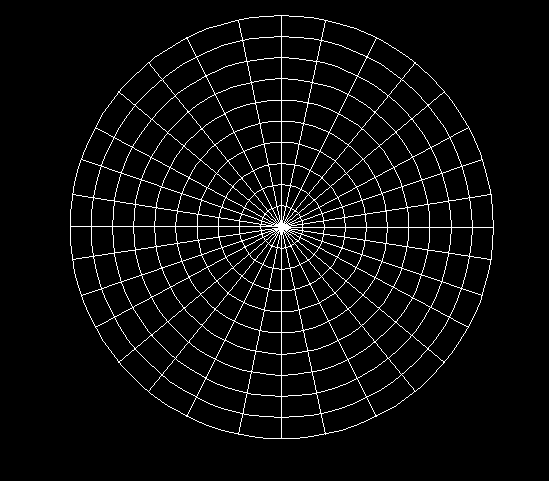
#> input picture test-images/test1.png, 549 x 481 px
$ jupyter execute img-compression.ipynb
#> lines starting #> are read from the running program, lines starting #| are printed output that depends on the picture; after the words box and inside, x2 and y2 are one past the last pixel; in counts of white or black regions, pixels touching at a corner belong together
[cell 1]
# Enhanced Image Compression Pipeline for Jupyter Notebook
import numpy as np
import cv2
import pywt
from sklearn.cluster import KMeans
import matplotlib.pyplot as plt
import os
import pickle
from skimage.metrics import structural_similarity as ssim

# ---- Arithmetic Coding Implementation ---- #
class ArithmeticEncoder:
    def __init__(self, precision=32):
        self.precision = precision
        self.full_range = 1 << precision
        self.half_range = self.full_range >> 1
        self.quarter_range = self.half_range >> 1
        self.minimum_range = self.quarter_range + 2
        self.maximum_total = self.minimum_range
        self.low = 0
        self.high = self.full_range - 1
        self.pending_bits = 0
        self.output_bits = []

    def update(self, symbol_low, symbol_high, total):
        range_ = self.high - self.low + 1
        self.high = self.low + (range_ * symbol_high // total) - 1
        self.low = self.low + (range_ * symbol_low // total)
        while True:
            if self.high < self.half_range:
                self._write_bit(0)
            elif self.low >= self.half_range:
                self._write_bit(1)
                self.low -= self.half_range
                self.high -= self.half_range
            elif self.low >= self.quarter_range and self.high < 3 * self.quarter_range:
                self.pending_bits += 1
                self.low -= self.quarter_range
                self.high -= self.quarter_range
            else:
                break
            self.low <<= 1
            self.high = (self.high << 1) + 1

    def _write_bit(self, bit):
        self.output_bits.append(bit)
        for _ in range(self.pending_bits):
            self.output_bits.append(1 - bit)
        self.pending_bits = 0

    def finish(self):
        self.pending_bits += 1
        if self.low < self.quarter_range:
            self._write_bit(0)
        else:
            self._write_bit(1)

    def get_encoded_bytes(self):
        bits = self.output_bits
        while len(bits) % 8 != 0:
            bits.append(0)
        byte_arr = bytearray()
        for i in range(0, len(bits), 8):
            byte = 0
            for b in bits[i:i+8]:
                byte = (byte << 1) | b
            byte_arr.append(byte)
        return bytes(byte_arr)

class ArithmeticDecoder:
    def __init__(self, encoded_data, precision=32):
        self.precision = precision
        self.full_range = 1 << precision
        self.half_range = self.full_range >> 1
        self.quarter_range = self.half_range >> 1
        self.encoded_data = encoded_data
        self.bit_index = 0
        self.low = 0
        self.high = self.full_range - 1
        self.value = 0

        for _ in range(precision):
            self.value = (self.value << 1) | self._read_bit()

    def _read_bit(self):
        if self.bit_index >= len(self.encoded_data) * 8:
            return 0
        byte_idx = self.bit_index // 8
        bit_idx = 7 - (self.bit_index % 8)
        bit = (self.encoded_data[byte_idx] >> bit_idx) & 1
        self.bit_index += 1
        return bit

    def decode(self, cum_freq, total, data_length):
        decoded = []
        for _ in range(data_length):
            range_ = self.high - self.low + 1
            scaled_value = ((self.value - self.low + 1) * total - 1) // range_

            symbol = 0
            for s in range(256):
                if cum_freq.get(s+1, total) > scaled_value:
                    symbol = s
                    break
            if symbol == 256:
                break
            decoded.append(symbol)
            symbol_low = cum_freq[symbol]
            symbol_high = cum_freq.get(symbol+1, total)
            self.high = self.low + (range_ * symbol_high // total) - 1
            self.low = self.low + (range_ * symbol_low // total)

            while True:
                if self.high < self.half_range:
                    pass
                elif self.low >= self.half_range:
                    self.low -= self.half_range
                    self.high -= self.half_range
                    self.value -= self.half_range
                elif self.low >= self.quarter_range and self.high < 3 * self.quarter_range:
                    self.low -= self.quarter_range
                    self.high -= self.quarter_range
                    self.value -= self.quarter_range
                else:
                    break
                self.low <<= 1
                self.high = (self.high << 1) + 1
                self.value = (self.value << 1) | self._read_bit()
        return bytes(decoded)

def build_frequency_table(data):
    freq = {}
    for byte in data:
        freq[byte] = freq.get(byte, 0) + 1
    return freq

def create_cumulative_freq(freq):
    cum_freq = {}
    total = 0
    for symbol in range(256):
        count = freq.get(symbol, 0)
        cum_freq[symbol] = total
        total += count
    cum_freq[256] = total
    return cum_freq, total

def arithmetic_encode(data):
    freq = build_frequency_table(data)
    freq[256] = 1
    cum_freq, total = create_cumulative_freq(freq)
    encoder = ArithmeticEncoder()
    for symbol in data:
        low = cum_freq[symbol]
        high = cum_freq[symbol] + freq[symbol]
        encoder.update(low, high, total)
    encoder.update(cum_freq[256], cum_freq[256] + freq[256], total)
    encoder.finish()
    return encoder.get_encoded_bytes(), freq, cum_freq, total

def arithmetic_decode(encoded_data, freq, cum_freq, total, data_length):
    decoder = ArithmeticDecoder(encoded_data)
    return decoder.decode(cum_freq, total, data_length)

# ---------------- Compression Pipeline Functions ---------------- #

def apply_dwt(image):
    coeffs2 = pywt.dwt2(image, 'haar')
    cA, (cH, cV, cD) = coeffs2
    cA = np.uint8(np.clip(cA, 0, 255))
    return cA

def apply_kmeans(image, k=16):
    Z = image.reshape((-1, 1)).astype(np.float32)
    kmeans = KMeans(n_clusters=k, n_init=10, random_state=0)
    kmeans.fit(Z)
    clustered = kmeans.cluster_centers_[kmeans.labels_]
    clustered_image = clustered.reshape(image.shape).astype(np.uint8)
    return clustered_image

def show_image(image, title, cmap='gray'):
    plt.figure(figsize=(6, 5))
    plt.imshow(image, cmap=cmap)
    plt.title(title)
    plt.axis('off')
    plt.show()

def show_comparison(images, titles):
    fig, axes = plt.subplots(1, len(images), figsize=(15, 5))
    if len(images) == 1:
        axes = [axes]
    for i, (img, title) in enumerate(zip(images, titles)):
        axes[i].imshow(img, cmap='gray')
        axes[i].set_title(title)
        axes[i].axis('off')
    plt.tight_layout()
    plt.show()

def compress_and_decompress_image(image_path):
    img = cv2.imread(image_path, cv2.IMREAD_GRAYSCALE)
    if img is None:
        print("Error: Could not load image.")
        return None
    original_size = img.nbytes
    original_shape = img.shape
    print(f"Original image size: {original_size:,} bytes")
    print(f"Original image shape: {original_shape}")

    print("\nApplying Discrete Wavelet Transform...")
    dwt_img = apply_dwt(img)
    dwt_shape = dwt_img.shape
    dwt_bytes = dwt_img.tobytes()

    print("\nApplying K-Means clustering...")
    clustered_img = apply_kmeans(dwt_img, k=16)
    kmeans_bytes = clustered_img.tobytes()

    print("\nApplying Arithmetic Coding...")
    encoded_bytes, freq, cum_freq, total = arithmetic_encode(kmeans_bytes)

    base_name = os.path.splitext(image_path)[0]
    compressed_path = base_name + "_compressed.pkl"
    compression_data = {
        'encoded_bytes': encoded_bytes,
        'freq': freq,
        'cum_freq': cum_freq,
        'total': total,
        'data_length': len(kmeans_bytes),
        'dwt_shape': dwt_shape,
        'original_shape': original_shape
    }
    with open(compressed_path, "wb") as f:
        pickle.dump(compression_data, f)
    print(f"Compressed file saved to: {compressed_path}")

    print("\nDecompressing image...")
    decoded_bytes = arithmetic_decode(encoded_bytes, freq, cum_freq, total, len(kmeans_bytes))
    decompressed_clustered = np.frombuffer(decoded_bytes, dtype=np.uint8).reshape(dwt_shape)

    decompressed_path = base_name + "_decompressed.png"
    cv2.imwrite(decompressed_path, decompressed_clustered)
    print(f"Decompressed image saved to: {decompressed_path}")

    psnr_value = cv2.PSNR(clustered_img, decompressed_clustered)
    ssim_value = ssim(clustered_img, decompressed_clustered)
    print("\nQuality Metrics:")
    print(f"PSNR: {psnr_value:.2f} dB")
    print(f"SSIM: {ssim_value:.4f}")

    print("\nDisplaying compression stages...")
    show_comparison(
        [img, dwt_img, clustered_img, decompressed_clustered],
        ["Original", "After DWT", "After K-Means", "Decompressed"]
    )

    final_compression = original_size / len(encoded_bytes)
    print("\n" + "=" * 60)
    print("COMPRESSION SUMMARY:")
    print(f"Original size:     {original_size:,} bytes")
    print(f"Final size:        {len(encoded_bytes):,} bytes")
    print(f"Space saved:       {original_size - len(encoded_bytes):,} bytes")
    print(f"Compression ratio: {final_compression:.2f}:1")
    print(f"Size reduction:    {((original_size - len(encoded_bytes)) / original_size * 100):.1f}%")
    print(f"Decompressed image saved as: {decompressed_path}")

    return {
        'original_size': original_size,
        'final_size': len(encoded_bytes),
        'compression_ratio': final_compression,
        'psnr': psnr_value,
        'ssim': ssim_value,
        'original_image': img,
        'dwt_image': dwt_img,
        'clustered_image': clustered_img,
        'decompressed_image': decompressed_clustered,
        'compressed_file': compressed_path,
        'decompressed_file': decompressed_path
    }

def load_and_decompress(compressed_file_path):
    try:
        with open(compressed_file_path, "rb") as f:
            data = pickle.load(f)
        decoded_bytes = arithmetic_decode(
            data['encoded_bytes'],
            data['freq'],
            data['cum_freq'],
            data['total'],
            data['data_length']
        )
        decompressed_image = np.frombuffer(decoded_bytes, dtype=np.uint8).reshape(data['dwt_shape'])
        base_name = os.path.splitext(compressed_file_path)[0]
        output_path = base_name + "_restored.png"
        cv2.imwrite(output_path, decompressed_image)
        print(f"Image decompressed and saved to: {output_path}")
        show_image(decompressed_image, "Decompressed Image")
        return decompressed_image, output_path
    except Exception as e:
        print(f"Error loading compressed file: {e}")
        return None, None

# ---------------- Usage Examples ---------------- #
print("Enhanced Image Compression Pipeline Ready!")
print("=" * 50)
print("Usage:")
print("1. compress_and_decompress_image('your_image.jpg')")
print("2. load_and_decompress('your_image_compressed.pkl')")
print("=" * 50)

[cell 2]
compress_and_decompress_image('test-images/test1.png')
#> in compress_and_decompress_image, `img = cv2.imread(image_path, cv2.IMREAD_GRAYSCALE)`: img: shape (481, 549); 4.7% white in thin lines or dots, all inside (x1, y1, x2, y2) = (70, 15, 494, 439)
#> in compress_and_decompress_image, `original_size = img.nbytes`: original_size = 264069
#| Original image size: 264,069 bytes
#| Original image shape: (481, 549)
#> in apply_dwt, `cA, (cH, cV, cD) = coeffs2`:
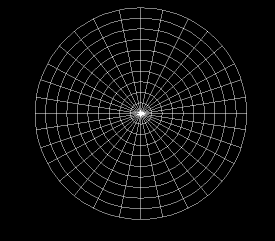
#> cA: shape (241, 275) float64; min 0, max 510, mean 23.8; drawn with min black and max white
#> in apply_dwt, `cA, (cH, cV, cD) = coeffs2`:
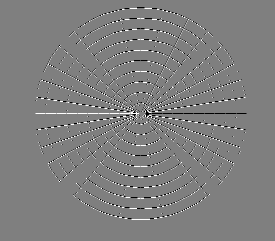
#> cH: shape (241, 275) float64; min -255, max 255, mean 0.2; drawn with min black and max white
#> in apply_dwt, `cA, (cH, cV, cD) = coeffs2`:
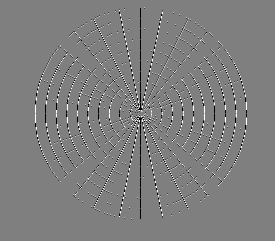
#> cV: shape (241, 275) float64; min -255, max 255, mean -0.7; drawn with min black and max white
#> in apply_dwt, `cA, (cH, cV, cD) = coeffs2`:
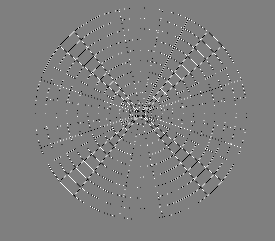
#> cD: shape (241, 275) float64; min -255, max 255, mean 0; drawn with min black and max white
#> in apply_dwt, `cA = np.uint8(np.clip(cA, 0, 255))`:
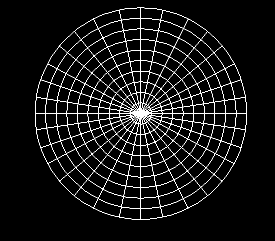
#> cA: shape (241, 275); min 0, max 255, mean 23.3
#> in compress_and_decompress_image, `encoded_bytes, freq, cum_freq, total = arithmetic_encode(kmeans_bytes)`: freq = {0: 59184, 255: 5011, 127: 2080, 256: 1}; cum_freq = 257 items; total = 66275
#> the loop in decode, `for _ in range(data_length):` made 66275 passes
#> range_ on passes 2 to 4: 3835433337, 3425066565, 3058606406
#> after the loop in decode, `for _ in range(data_length):`: decoded = 66275 items; self.low = 1156088032; self.value = 1156579328
#> in compress_and_decompress_image, `psnr_value = cv2.PSNR(clustered_img, decompressed_clustered)`: psnr_value = 54.27
#> in compress_and_decompress_image, `ssim_value = ssim(clustered_img, decompressed_clustered)`: ssim_value = 1
#| PSNR: 54.27 dB
#| SSIM: 1.0000
#> the loop in show_comparison, `for i, (img, title) in enumerate(zip(images, titles)):` made 4 passes
#> title on passes 1 to 4: 'Original', 'After DWT', 'After K-Means', 'Decompressed'
#> in compress_and_decompress_image, `final_compression = original_size / len(encoded_bytes)`: final_compression = 54.54
#| Original size:     264,069 bytes
#| Final size:        4,842 bytes
#| Space saved:       259,227 bytes
#| Compression ratio: 54.54:1
#| Size reduction:    98.2%

[cell 3]
compress_and_decompress_image('test-images/test2.jpg')
